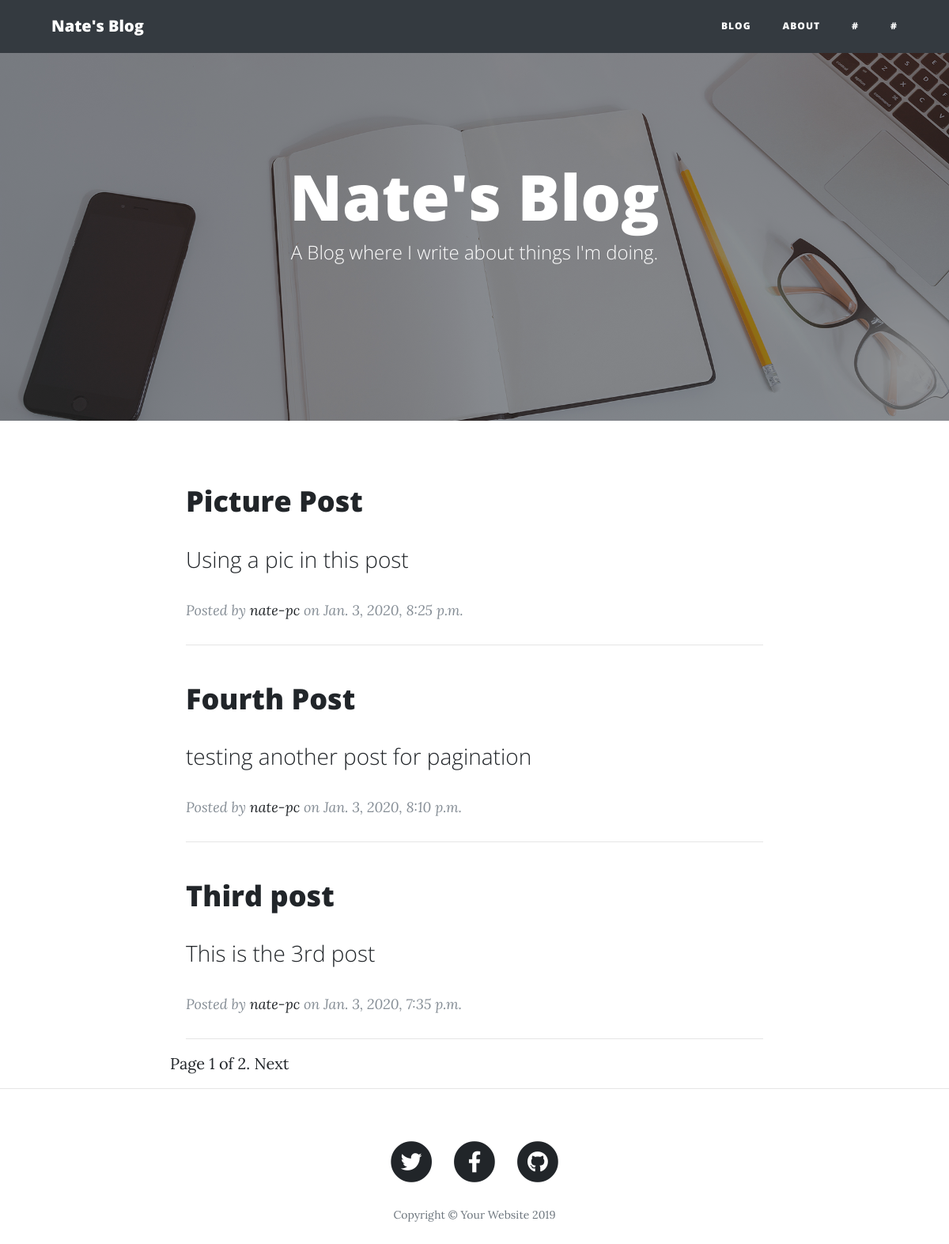
Screenshot of /blog/ with the database file from the repository.
### blog/models.py (models this page shows, shortened)
class Post(models.Model):
    STATUS_CHOICES = (
        ('draft', 'Draft'),
        ('published', 'Published'),
    )
    title = models.CharField(max_length=250)
    images = models.ImageField(upload_to="photos/", null=True, blank=True)
    slug = models.SlugField(max_length=250,
                            unique_for_date='publish')
    author = models.ForeignKey(User,
                               on_delete=models.CASCADE,
                               related_name='blog_posts')
    body = models.TextField()
    publish = models.DateTimeField(default=timezone.now)
    created = models.DateTimeField(auto_now_add=True)
    udpated = models.DateTimeField(auto_now=True)
    status = models.CharField(max_length=10,
                              choices=STATUS_CHOICES,
                              default='draft')
    objects = models.Manager()
    published = PublishedManager()
    class Meta:
        ordering = ('-publish',)
    def get_absolute_url(self):
        return reverse('blog:post_detail',
                       args=[self.publish.year,
                             self.publish.month,
                             self.publish.day,
                             self.slug])

### blog/views.py (the view)
# urls.py: path('', views.PostListView.as_view(), name='post_list'),
class PostListView(ListView):
    queryset = Post.published.all()
    context_object_name = 'posts'
    paginate_by = 3
    template_name = 'blog/post/list.html'

### blog/templates/blog/post/list.html (shortened to what this page needs)
{% extends "blog/base.html" %}
{% load static %}
{% block content %}
  <header class="masthead" style="background-image: url('{% static "img/home-bg.jpg" %}')">
    <div class="overlay"></div>
    <div class="container">
      <div class="row">
        <div class="col-lg-8 col-md-10 mx-auto">
          <div class="site-heading">
            <h1>Nate's Blog</h1>
            <span class="subheading">A Blog where I write about things I'm doing.</span>
          </div>
        </div>
      </div>
    </div>
  </header>
  <div class="container">
    <div class="row">
      {% for post in posts %}
      <div class="col-lg-8 col-md-10 mx-auto">
        <div class="post-preview">
          <a href="{{ post.get_absolute_url }}">
            <h2 class="post-title">
              {{ post.title }}
            </h2>
            <h3 class="post-subtitle">
              {{ post.body|truncatewords:30|linebreaks }}
            </h3>
          </a>
          <p class="post-meta">Posted by
            <a href="#">{{ post.author }}</a>
            on {{ post.publish }}</p>
        </div>
        <hr>
      </div>
      {% endfor %}
    </div>
  </div>
  {% include "pagination.html" with page=page_obj %}
{% endblock %}

### blog/templates/blog/base.html (shortened to what this page needs)
{% load static %}
<!DOCTYPE html>
<html lang="en" dir="ltr">
<head>
  <link href="{% static "vendor/bootstrap/css/bootstrap.min.css" %}" rel="stylesheet">
  <link href="{% static "vendor/fontawesome-free/css/all.min.css" %}" rel="stylesheet" type="text/css">
  <link href="{% static "css/blog.min.css" %}" rel="stylesheet">
</head>
<body>
  <nav class="navbar navbar-expand-lg navbar-light bg-dark fixed-top" id="mainNav">
    <div class="container">
      <a class="navbar-brand js-scroll-trigger" href="/blog/">Nate's Blog</a>
      <div class="collapse navbar-collapse" id="navbarResponsive">
        <ul class="navbar-nav ml-auto">
          <li class="nav-item">
            <a class="nav-link" href="/blog/">Blog</a>
          </li>
          <li class="nav-item">
            <a class="nav-link" href="#">About</a>
          </li>
          <li class="nav-item">
            <a class="nav-link" href="#">#</a>
          </li>
          <li class="nav-item">
            <a class="nav-link" href="#">#</a>
          </li>
        </ul>
      </div>
    </div>
  </nav>
{% block content %}
{% endblock %}
<hr>
  <footer>
    <div class="container">
      <div class="row">
        <div class="col-lg-8 col-md-10 mx-auto">
          <ul class="list-inline text-center">
            <li class="list-inline-item">
              <a href="#">
                <span class="fa-stack fa-lg">
                  <i class="fas fa-circle fa-stack-2x"></i>
                  <i class="fab fa-twitter fa-stack-1x fa-inverse"></i>
                </span>
              </a>
            </li>
            <li class="list-inline-item">
              <a href="#">
                <span class="fa-stack fa-lg">
                  <i class="fas fa-circle fa-stack-2x"></i>
                  <i class="fab fa-facebook-f fa-stack-1x fa-inverse"></i>
                </span>
              </a>
            </li>
            <li class="list-inline-item">
              <a href="#">
                <span class="fa-stack fa-lg">
                  <i class="fas fa-circle fa-stack-2x"></i>
                  <i class="fab fa-github fa-stack-1x fa-inverse"></i>
                </span>
              </a>
            </li>
          </ul>
          <p class="copyright text-muted">Copyright &copy; Your Website 2019</p>
        </div>
      </div>
    </div>
  </footer>
</body>
</html>

### blog/templates/pagination.html (shortened to what this page needs)
<div class="col-lg-8 col-md-10 mx-auto">
  <div class="pagination">
    <span class="step-links">
      <span class="current">
        Page {{ page.number }} of {{ page.paginator.num_pages }}.
      </span>
        {% if page.has_next %}
          <a href="?page={{ page.next_page_number }}">Next</a>
        {% endif %}
    </span>
  </div>
</div>

### rows the page displays
Post: title "Picture Post", body "Using a pic in this post", author "nate-pc", publish "Jan. 3, 2020, 8:25 p.m."
Post: title "Fourth Post", body "testing another post for pagination", author "nate-pc", publish "Jan. 3, 2020, 8:10 p.m."
Post: title "Third post", body "This is the 3rd post", author "nate-pc", publish "Jan. 3, 2020, 7:35 p.m."

### other values shown
{{ page.number }} "1"
{{ page.paginator.num_pages }} "2"
